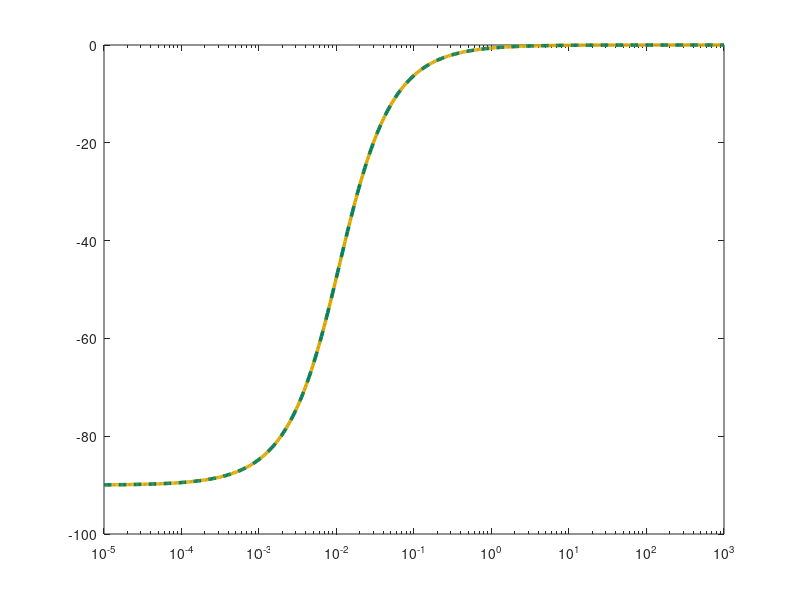

The MATLAB source for this figure: (Note: this script raises an error after producing the figure.)
kp = 16853/1296; ki = 1/(16853*419*10^-6);
num = [kp ki]; den = [1 0]; sys = tf(num, den);
w = logspace(-5, 3, 500);

phi_theory = -atan( ki ./ (kp .* w) );
[mag, phase] = bode(sys, w);
phase = squeeze(phase);
phi_deg = phi_theory * 180/pi;

figure('Position', [100 100 900 400], 'Color','white');
semilogx(w, phi_deg, 'Color', [0.85, 0.65, 0], 'LineStyle', '-', 'LineWidth', 2.5); 
hold on;
semilogx(w, phase, 'Color', [0, 0.5, 0.4], 'LineStyle', '--', 'LineWidth', 2.5);

ax = gca; ax.LineWidth = 1.5; ax.FontSize = 13;
ax.XColor = [0.3 0.3 0.3]; ax.YColor = [0.3 0.3 0.3];
ax.GridColor = [0.9 0.9 0.9]; ax.GridAlpha = 0.4;
ax.MinorGridColor = [0.95 0.95 0.95]; ax.MinorGridAlpha = 0.2;
grid on; grid minor; box on; 
xlim([-0.05, 10]);ylim([-91, 1]);
yticks(-90:15:0);

xlabel('\omega'); 
ylabel('φ(\omega)');
legend('φ_{theor}', 'φ_{sys}', 'Location','northeast','FontSize',15);
exportgraphics(gcf, '../../../images/task5/freq/lfch5.png', 'Resolution', 500);
